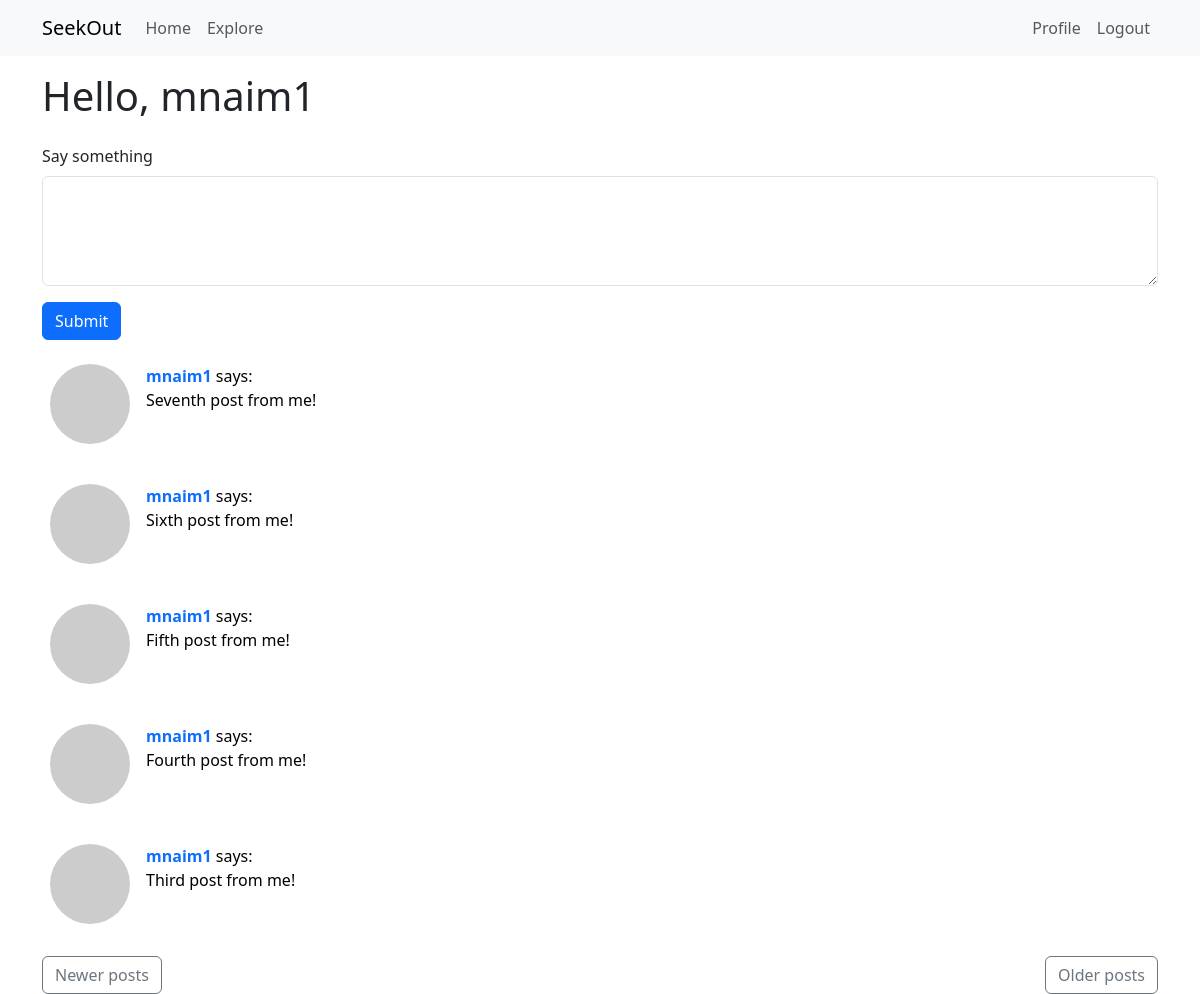
Page /index?page=2 (signed in) on the committed database.
### app/models.py (models this page shows, shortened)
class User (UserMixin, db.Model):
	id = db.Column (db.Integer, primary_key=True)
	username = db.Column (db.String, index=True, unique=True)
	email = db.Column (db.String, index=True, unique=True)
	password_hash = db.Column (db.String (128))
	posts = db.relationship ('Post', backref='author', lazy='dynamic')
	about_me = db.Column (db.String (140))
	last_seen = db.Column (db.DateTime, default=datetime.utcnow)
	followed = db.relationship (
		'User', secondary=followers,
		primaryjoin=(followers.c.follower_id == id),
		secondaryjoin=(followers.c.followed_id == id),
		backref=db.backref ('followers', lazy='dynamic'), lazy='dynamic')
	def avatar (self, size):
		digest = md5 (self.email.lower ().encode ('utf-8')).hexdigest ()
		return 'https://www.gravatar.com/avatar/{}?d=identicon&s={}'.format (
			digest, size)
	def followed_posts (self):
		followed_ids = [user.id for user in self.followed]
		followed_ids.append (self.id)
		return Post.query.filter (Post.user_id.in_ (followed_ids)).order_by (Post.timestamp.desc ())

class Post (db.Model):
	id = db.Column (db.Integer, primary_key=True)
	body = db.Column (db.String (140))
	timestamp = db.Column (db.DateTime, index=True, default=datetime.utcnow)
	user_id = db.Column (db.Integer, db.ForeignKey ('user.id'))

### app/routes.py (the view)
@app.route ('/')
@app.route ('/index', methods=['GET', 'POST'])
@login_required
def index ():
	form = PostForm ()
	if form.validate_on_submit ():
		post = Post (body=form.post.data, author=current_user)
		db.session.add (post)
		db.session.commit ()
		flash ('Your post is now live!')
		return redirect (url_for ('index'))
	page = request.args.get ('page', 1, type=int)
	posts = db.paginate (
		current_user.followed_posts (), page=page,
		per_page=app.config['POST_PER_PAGE'])
	next_url = url_for ('index', page=posts.next_num) \
		if posts.has_next else None
	prev_url = url_for ('index', page=posts.prev_num) \
		if posts.has_prev else None
	return render_template ('index.html', title='Home', form=form,
		posts=posts.items, prev_url=prev_url, next_url=next_url)

### app/forms.py
class PostForm (FlaskForm):
	post = TextAreaField ('Say something', validators=[
		DataRequired (), Length (min=1, max=140)])
	submit = SubmitField ('Submit')

### app/routes.py (called while the page is built)
@login.user_loader
def load_user (id):
	return User.query.get (int (id))

@app.before_request
def before_request ():
	if current_user.is_authenticated:
		current_user.last_seen = datetime.utcnow ()
		db.session.commit ()

### app/templates/index.html (shortened to what this page needs)
{% extends "base.html" %}
{% block content %}
  <h1 class="mb-4">Hello, {{ current_user.username }}</h1>
  {% if form %}
  <form action="" method="post">
    <div class="mb-3">
      <label for="post" class="form-label">{{ form.post.label }}</label>
      {{ form.post(class="form-control", id="post", rows=4, cols=32) }}
    </div>
    <div class="mb-3">
      {{ form.submit(class="btn btn-primary") }}
    </div>
  </form>
  {% endif %}
  {% for post in posts %}
  <div class="mb-4">
    {% include "_post.html" %}
  </div>
  {% endfor %}
  <div class="d-flex justify-content-between">
    {% if prev_url %}
    <a href="{{ prev_url }}" class="btn btn-outline-secondary">Newer posts</a>
    {% endif %}
    {% if next_url %}
    <a href="{{ next_url }}" class="btn btn-outline-secondary ms-auto">Older posts</a>
    {% endif %}
  </div>
{% endblock %}

### app/templates/_post.html
<table class="table table-borderless mb-0">
  <tr valign="top">
    <td style="width: 50px;">
      <img src="{{ post.author.avatar(36) }}" class="rounded-circle" alt="Avatar">
    </td>
    <td>
      <a href="{{ url_for('user', username=post.author.username) }}" class="fw-bold text-decoration-none">
        {{ post.author.username }}
      </a> says:<br>
      <p class="mb-0">{{ post.body }}</p>
    </td>
  </tr>
</table>

### rows in the picture
User: username "mnaim1"
Post: author.username "mnaim1", body "Seventh post from me!"
Post: author.username "mnaim1", body "Sixth post from me!"
Post: author.username "mnaim1", body "Fifth post from me!"
Post: author.username "mnaim1", body "Fourth post from me!"
Post: author.username "mnaim1", body "Third post from me!"
